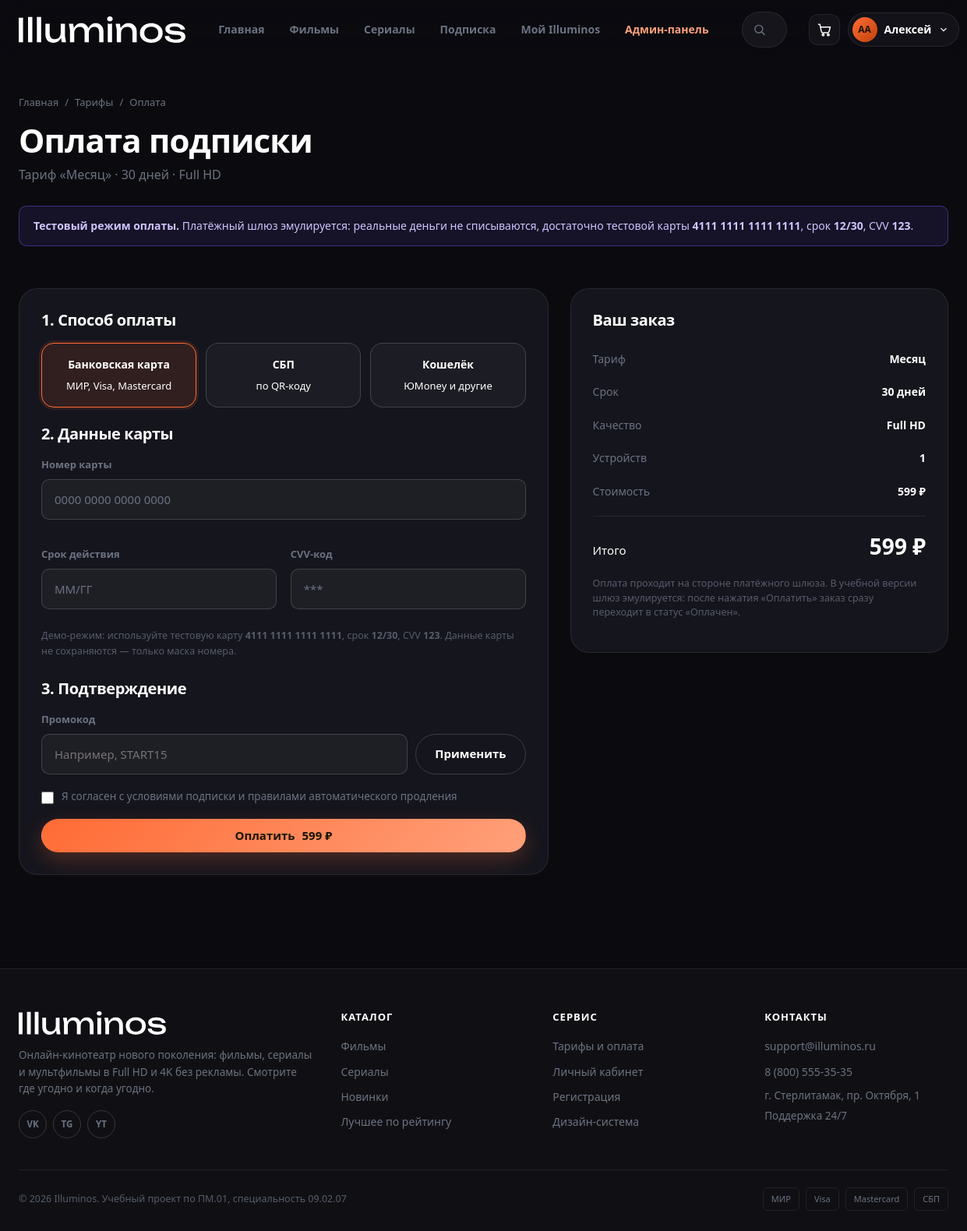
Screenshot of /checkout.php?tariff=month (signed in) with the database file from the repository.
### tables this page shows
CREATE TABLE `users` (
  `id` int(10) unsigned NOT NULL AUTO_INCREMENT,
  `last_name` varchar(50) NOT NULL COMMENT 'Фамилия',
  `first_name` varchar(50) NOT NULL COMMENT 'Имя',
  `middle_name` varchar(50) DEFAULT NULL COMMENT 'Отчество',
  `login` varchar(32) NOT NULL COMMENT 'Логин для входа',
  `email` varchar(120) NOT NULL COMMENT 'Электронная почта',
  `password_hash` varchar(255) NOT NULL COMMENT 'Хеш пароля (password_hash)',
  `role` enum('user','subscriber','admin') NOT NULL DEFAULT 'user',
  `avatar` varchar(255) DEFAULT NULL COMMENT 'Файл аватара в uploads/avatars',
  `status` enum('active','blocked') NOT NULL DEFAULT 'active',
  `created_at` datetime NOT NULL DEFAULT CURRENT_TIMESTAMP,
  PRIMARY KEY (`id`),
  UNIQUE KEY `uq_users_login` (`login`),
  UNIQUE KEY `uq_users_email` (`email`)
);

CREATE TABLE `tariffs` (
  `id` int(10) unsigned NOT NULL AUTO_INCREMENT,
  `code` varchar(30) NOT NULL COMMENT 'Машинное имя: month, year …',
  `name` varchar(80) NOT NULL,
  `price` decimal(8,2) NOT NULL COMMENT 'Цена со скидкой, ₽',
  `old_price` decimal(8,2) DEFAULT NULL COMMENT 'Цена без скидки, ₽',
  `period_days` smallint(5) unsigned NOT NULL COMMENT 'Срок действия, дней',
  `quality` varchar(20) NOT NULL DEFAULT 'Full HD',
  `devices` tinyint(3) unsigned NOT NULL DEFAULT '1',
  `features` text COMMENT 'Возможности тарифа, по одному пункту в строке',
  `is_popular` tinyint(1) NOT NULL DEFAULT '0',
  `is_active` tinyint(1) NOT NULL DEFAULT '1',
  `sort_order` tinyint(3) unsigned NOT NULL DEFAULT '0',
  PRIMARY KEY (`id`),
  UNIQUE KEY `uq_tariff_code` (`code`)
);

### includes/functions.php (called while the page is built, shortened)
<?php
function url(string $path = ''): string
{
    return BASE_URL . '/' . ltrim($path, '/');
}
function asset(string $path): string
{
    return url('assets/' . ltrim($path, '/'));
}
function asset_versioned(string $path): string
{
    $file = __DIR__ . '/../assets/' . ltrim($path, '/');
    $version = is_file($file) ? (string)filemtime($file) : '1';
    return asset($path) . '?v=' . $version;
}
function e(?string $value): string
{
    return htmlspecialchars((string)$value, ENT_QUOTES | ENT_SUBSTITUTE, 'UTF-8');
}
function price(float $value): string
{
    $decimals = fmod($value, 1.0) === 0.0 ? 0 : 2;
    return number_format($value, $decimals, ',', ' ') . ' ₽';
}

### includes/auth.php (called while the page is built, shortened)
<?php
function current_user(): ?array
{
    static $user = null;
    static $loaded = false;
    if ($loaded) {
        return $user;
    }
    $loaded = true;
    $id = $_SESSION['user_id'] ?? null;
    $stmt = db()->prepare('SELECT * FROM users WHERE id = ? AND status = "active" LIMIT 1');
    $stmt->execute([$id]);
    $user = $stmt->fetch() ?: null;
    return $user;
}
function is_logged_in(): bool
{
    return current_user() !== null;
}
function is_admin(): bool
{
    return (current_user()['role'] ?? '') === 'admin';
}
function require_auth(): void
{
    if (!is_logged_in()) {
        flash('Войдите в аккаунт, чтобы продолжить.', 'warning');
        redirect(url('login.php?next=' . urlencode($_SERVER['REQUEST_URI'] ?? '')));
    }
}
function user_initials(array $user): string
{
    return mb_strtoupper(mb_substr($user['first_name'] ?? '', 0, 1) . mb_substr($user['last_name'] ?? '', 0, 1));
}

### config/db.php (called while the page is built, shortened)
<?php
function db(): PDO
{
    static $pdo = null;
    if ($pdo instanceof PDO) {
        return $pdo;
    }
    $dsn = sprintf('mysql:host=%s;port=%s;dbname=%s;charset=utf8mb4', DB_HOST, DB_PORT, DB_NAME);
    try {
        $pdo = new PDO($dsn, DB_USER, DB_PASS, [
            PDO::ATTR_ERRMODE            => PDO::ERRMODE_EXCEPTION,
            PDO::ATTR_DEFAULT_FETCH_MODE => PDO::FETCH_ASSOC,
            PDO::ATTR_EMULATE_PREPARES   => false,
        ]);
    } catch (PDOException $e) {
        http_response_code(500);
        exit(
            '<div class="u-font-system u-p-40 u-max-w-720 u-m-0-auto u-text-eee u-bg-12121a">'
            . '<h2 class="u-text-accent-hex">Нет соединения с базой данных</h2>'
            . '<p>Проверьте, что MySQL запущен в OpenServer Panel, а база <b>' . DB_NAME . '</b> импортирована из '
            . '<code>database/illuminos.sql</code>.</p>'
            . '<p class="u-text-dim">' . htmlspecialchars($e->getMessage()) . '</p></div>'
        );
    }
    return $pdo;
}

### checkout.php (the view, shortened to what this page needs)
<?php
require_auth();
$user = current_user();
$mode = (($_GET['cart'] ?? $_POST['cart'] ?? '') === '1') ? 'films' : 'subscription';
$tariff = null;
$cartItems = [];
$baseAmount = 0.0;
if ($mode === 'subscription') {
    $tariffCode = (string)($_GET['tariff'] ?? $_POST['tariff'] ?? '');
    $stmt = db()->prepare('SELECT * FROM tariffs WHERE (code = ? OR id = ?) AND is_active = 1 LIMIT 1');
    $stmt->execute([$tariffCode, (int)$tariffCode]);
    $tariff = $stmt->fetch();
    $baseAmount = (float)$tariff['price'];
}
require __DIR__ . '/includes/header.php';
?>
<div class="container">
    <div class="page-head">
        <nav class="breadcrumbs" aria-label="Хлебные крошки">
            <a href="<?= url('index.php') ?>">Главная</a><span>/</span>
            <?php if ($mode === 'films'): ?>
                <a href="<?= url('cart.php') ?>">Корзина</a><span>/</span><span>Оплата</span>
            <?php else: ?>
                <a href="<?= url('pricing.php') ?>">Тарифы</a><span>/</span><span>Оплата</span>
            <?php endif; ?>
        </nav>
        <h1><?= $mode === 'films' ? 'Оплата фильмов' : 'Оплата подписки' ?></h1>
        <p>
            <?php if ($mode === 'films'): ?>
                <?= plural(count($cartItems), 'фильм', 'фильма', 'фильмов') ?> из корзины ·
                <?= e(price($baseAmount)) ?>
            <?php else: ?>
                Тариф «<?= e($tariff['name']) ?>» · <?= (int)$tariff['period_days'] ?> дней · <?= e($tariff['quality']) ?>
            <?php endif; ?>
        </p>
    </div>
    <div class="alert alert--info u-mb-18">
        <strong>Тестовый режим оплаты.</strong> Платёжный шлюз эмулируется: реальные деньги
        не списываются, достаточно тестовой карты <b>4111 1111 1111 1111</b>, срок <b>12/30</b>, CVV <b>123</b>.
    </div>
    <div class="checkout">
        <form class="checkout-card" method="post"
              action="<?= $mode === 'films'
                    ? url('checkout.php?cart=1')
                    : url('checkout.php?tariff=' . urlencode($tariff['code'])) ?>"
              id="checkoutForm"
              data-tariff-id="<?= (int)($tariff['id'] ?? 0) ?>">
            <h2>1. Способ оплаты</h2>
            <div class="pay-methods-grid">
                <label class="pay-method">
                    <span><strong>Банковская карта</strong>МИР, Visa, Mastercard</span>
                </label>
                <label class="pay-method">
                    <span><strong>СБП</strong>по QR-коду</span>
                </label>
                <label class="pay-method">
                    <span><strong>Кошелёк</strong>ЮMoney и другие</span>
                </label>
            </div>
            <div id="cardFields">
                <h2>2. Данные карты</h2>
                <div class="form-grid">
                    <div class="field field--full">
                        <label class="field__label" for="card_number">Номер карты</label>
                        <input class="field__input" type="text" id="card_number" name="card_number"
                               placeholder="0000 0000 0000 0000" inputmode="numeric" maxlength="19"
                               value="<?= e($_POST['card_number'] ?? '') ?>">
                    </div>
                    <div class="field">
                        <label class="field__label" for="card_expiry">Срок действия</label>
                        <input class="field__input" type="text" id="card_expiry" name="card_expiry"
                               placeholder="ММ/ГГ" maxlength="5" value="<?= e($_POST['card_expiry'] ?? '') ?>">
                    </div>
                    <div class="field">
                        <label class="field__label" for="card_cvv">CVV-код</label>
                        <input class="field__input" type="password" id="card_cvv" name="card_cvv"
                               placeholder="***" maxlength="3" inputmode="numeric">
                    </div>
                </div>
                <p class="form-note">
                    Демо-режим: используйте тестовую карту <b>4111 1111 1111 1111</b>,
                    срок <b>12/30</b>, CVV <b>123</b>. Данные карты не сохраняются — только маска номера.
                </p>
            </div>
            <h2 class="u-mt-26">3. Подтверждение</h2>
            <div class="field">
                <label class="field__label" for="promo_code">Промокод</label>
                <div class="promo-row">
                    <input class="input" type="text" id="promo_code" name="promo_code"
                           placeholder="Например, START15" value="<?= e($_POST['promo_code'] ?? '') ?>">
                    <button class="btn btn--outline" type="button" id="applyPromo">Применить</button>
                </div>
            </div>
            <label class="checkbox u-mb-18">
                <input type="checkbox" name="agree" value="1" <?= !empty($_POST['agree']) ? 'checked' : '' ?>>
                <span><?= $mode === 'films'
                        ? 'Я согласен с условиями покупки фильмов'
                        : 'Я согласен с условиями подписки и правилами автоматического продления' ?></span>
            </label>
            <button class="btn btn--primary btn--block" type="submit">
                Оплатить <span id="payButtonSum"><?= e(price($baseAmount)) ?></span>
            </button>
        </form>
        <aside class="checkout-card summary">
            <h2>Ваш заказ</h2>
            <?php if ($mode === 'films'): ?>
                <?php foreach ($cartItems as $item): ?>
                    <div class="summary__row">
                        <span><?= e($item['title']) ?><?= (int)$item['quantity'] > 1 ? ' × ' . (int)$item['quantity'] : '' ?></span>
                        <strong><?= e(price((float)$item['price'] * (int)$item['quantity'])) ?></strong>
                    </div>
                <?php endforeach; ?>
                <div class="summary__row"><span>Стоимость</span><strong data-base-sum="<?= $baseAmount ?>"><?= e(price($baseAmount)) ?></strong></div>
            <?php else: ?>
                <div class="summary__row"><span>Тариф</span><strong><?= e($tariff['name']) ?></strong></div>
                <div class="summary__row"><span>Срок</span><strong><?= (int)$tariff['period_days'] ?> дней</strong></div>
                <div class="summary__row"><span>Качество</span><strong><?= e($tariff['quality']) ?></strong></div>
                <div class="summary__row"><span>Устройств</span><strong><?= (int)$tariff['devices'] ?></strong></div>
                <div class="summary__row"><span>Стоимость</span><strong data-base-sum="<?= $baseAmount ?>"><?= e(price($baseAmount)) ?></strong></div>
            <?php endif; ?>
            <div class="summary__total">
                <span>Итого</span>
                <strong id="totalValue"><?= e(price($baseAmount)) ?></strong>
            </div>
            <p class="summary__note">
                Оплата проходит на стороне платёжного шлюза. В учебной версии шлюз эмулируется:
                после нажатия «Оплатить» заказ сразу переходит в статус «Оплачен».
            </p>
        </aside>
    </div>
</div>
<?php require_once __DIR__ . '/includes/footer.php'; ?>

### includes/header.php (shortened to what this page needs)
<?php
$user       = current_user();
$active     = $active ?? '';
?>
<!DOCTYPE html>
<html lang="ru">
<head>
    <link rel="stylesheet" href="<?= asset_versioned('vendor/bootstrap.min.css') ?>">
    <link rel="stylesheet" href="<?= asset_versioned('css/style.css') ?>">
</head>
<body>
<header class="site-header" id="siteHeader">
    <div class="container site-header__inner">
        <a class="logo" href="<?= url('index.php') ?>" aria-label="Illuminos — на главную">
            <img class="logo__img" src="<?= asset('img/logos/logo.svg') ?>" alt="Illuminos">
        </a>
        <nav class="main-nav" id="mainNav" aria-label="Основная навигация">
            <a class="main-nav__link <?= $active === 'home' ? 'is-active' : '' ?>" href="<?= url('index.php') ?>">Главная</a>
            <a class="main-nav__link <?= $active === 'movies' ? 'is-active' : '' ?>" href="<?= url('movies.php') ?>">Фильмы</a>
            <a class="main-nav__link <?= $active === 'series' ? 'is-active' : '' ?>" href="<?= url('series.php') ?>">Сериалы</a>
            <a class="main-nav__link <?= $active === 'pricing' ? 'is-active' : '' ?>" href="<?= url('pricing.php') ?>">Подписка</a>
            <?php if ($user): ?>
                <a class="main-nav__link <?= $active === 'cabinet' ? 'is-active' : '' ?>" href="<?= url('cabinet.php') ?>">Мой Illuminos</a>
            <?php endif; ?>
            <?php if (is_admin()): ?>
                <a class="main-nav__link main-nav__link--admin" href="<?= url('admin/index.php') ?>">Админ-панель</a>
            <?php endif; ?>
        </nav>
        <form class="search" id="searchForm" action="<?= url('catalog.php') ?>" method="get" autocomplete="off" role="search">
            <svg class="search__icon" viewBox="0 0 24 24" aria-hidden="true">
                <circle cx="11" cy="11" r="7"></circle>
                <line x1="21" y1="21" x2="16.4" y2="16.4"></line>
            </svg>
            <input class="search__input" type="search" name="q" id="searchInput"
                   placeholder="Фильмы, сериалы, актёры" aria-label="Поиск по каталогу"
                   value="<?= e($_GET['q'] ?? '') ?>">
        </form>
        <div class="header-actions">
            <a class="cart-link" href="<?= url('cart.php') ?>" aria-label="Корзина">
                <svg viewBox="0 0 24 24" aria-hidden="true">
                    <path d="M3 4h2l2.4 11.2a2 2 0 0 0 2 1.6h7.7a2 2 0 0 0 2-1.6L21 8H6"></path>
                    <circle cx="10" cy="20" r="1.4"></circle>
                    <circle cx="18" cy="20" r="1.4"></circle>
                </svg>
            </a>
            <?php if ($user): ?>
                <div class="user-menu" id="userMenu">
                    <button class="user-menu__toggle" type="button" aria-haspopup="true" aria-expanded="false">
                        <?php if (!empty($user['avatar'])): ?>
                            <img class="avatar" src="<?= url('uploads/avatars/' . $user['avatar']) ?>" alt="">
                        <?php else: ?>
                            <span class="avatar avatar--initials"><?= e(user_initials($user)) ?></span>
                        <?php endif; ?>
                        <span class="user-menu__name"><?= e($user['first_name']) ?></span>
                        <svg class="user-menu__chevron" viewBox="0 0 24 24" aria-hidden="true"><path d="M6 9l6 6 6-6"/></svg>
                    </button>
                </div>
            <?php endif; ?>
        </div>
    </div>
</header>
<main class="site-main">

### rows the page displays
users: user_initials($user) "АА", first_name "Алексей"
tariffs: name "Месяц", period_days "30", quality "Full HD", price "599 ₽", devices "1"

### other values shown
SITE_EMAIL "support@illuminos.ru"
SITE_PHONE "8 (800) 555-35-35"
SITE_ADDRESS "г. Стерлитамак, пр. Октября, 1"
SITE_NAME "Illuminos"
